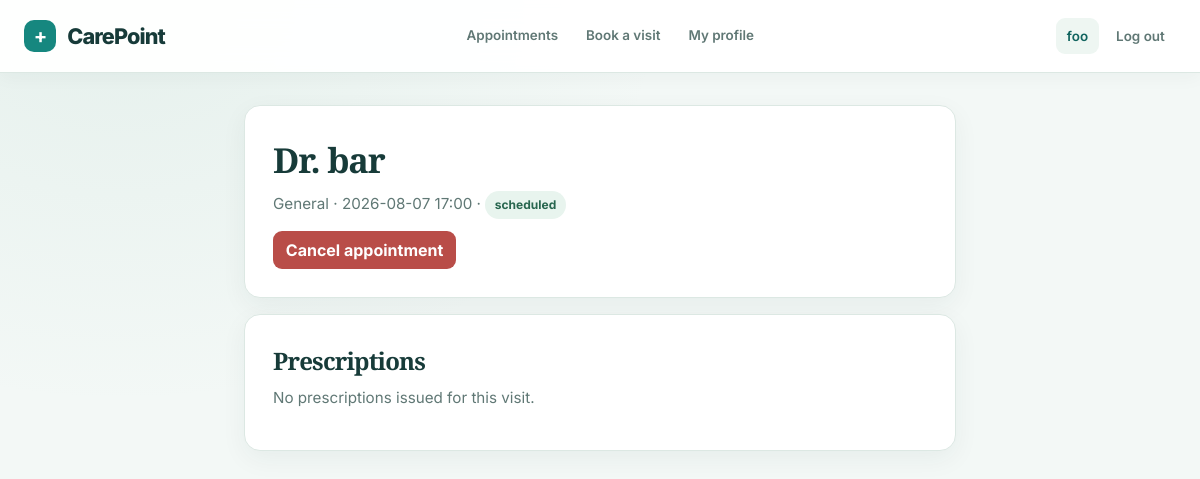
The page /patient/appointment/1 (signed in) on the database as committed earlier.
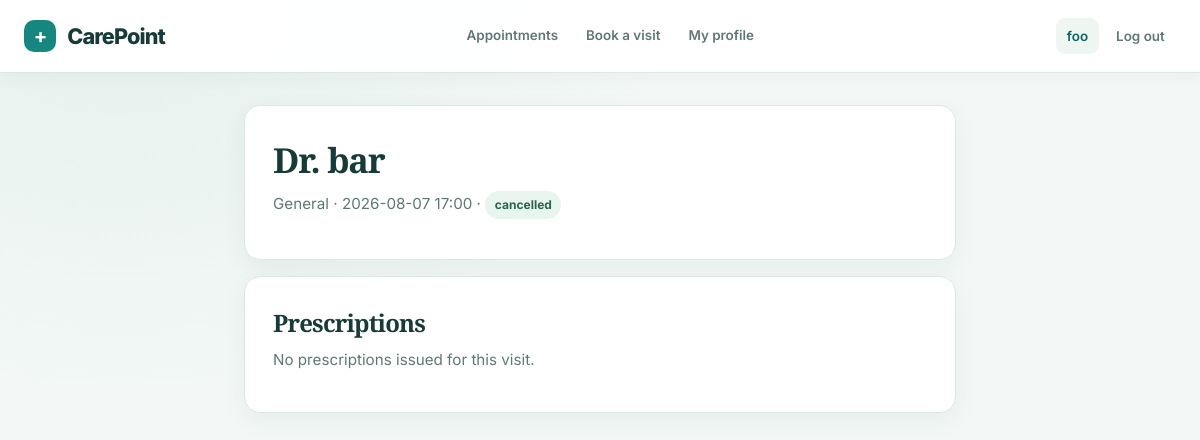
The same page on the database as committed later.
### tables this page shows
CREATE TABLE appointments (
    id INTEGER PRIMARY KEY AUTOINCREMENT,
    patient_id INTEGER NOT NULL,
    provider_id INTEGER NOT NULL,
    appointment_datetime DATETIME NOT NULL,
    status TEXT NOT NULL DEFAULT 'scheduled' CHECK(status IN ('scheduled', 'completed', 'cancelled')),
    notes TEXT,
    created_at DATETIME DEFAULT CURRENT_TIMESTAMP,
    FOREIGN KEY (patient_id) REFERENCES patients(user_id),
    FOREIGN KEY (provider_id) REFERENCES providers(user_id)
);

### app.py (the view)
@app.route("/patient/appointment/<int:appointment_id>")
@role_required("patient")
def patient_appointment_detail(appointment_id):
    db = get_db()
    appt = db.execute(
        """
        SELECT appointments.*, users.name AS provider_name, providers.specialty
        FROM appointments
        JOIN providers ON appointments.provider_id = providers.user_id
        JOIN users ON providers.user_id = users.id
        WHERE appointments.id = ?
        """,
        (appointment_id,),
    ).fetchone()
    if appt is None:
        db.close()
        return apology("appointment not found", 404)
    if appt["patient_id"] != session["user_id"]:
        db.close()
        return apology("access denied", 403)
    prescriptions = db.execute(
        "SELECT * FROM prescriptions WHERE appointment_id = ? ORDER BY issued_date DESC",
        (appointment_id,),
    ).fetchall()
    db.close()
    return render_template("patient_appointment_detail.html", appt=appt, prescriptions=prescriptions)

### app.py (called while the page is built)
def get_db():
    conn = sqlite3.connect("clinic.db")
    conn.row_factory = sqlite3.Row
    conn.execute("PRAGMA foreign_keys = ON")
    return conn

### helpers.py (called while the page is built)
def role_required(role):
    def decorator(f):
        @wraps(f)
        def decorated_function(*args, **kwargs):
            if session.get("user_id") is None:
                return redirect("/login")
            if session.get("role") != role:
                return apology("Access denied: wrong role", 403)
            return f(*args, **kwargs)
        return decorated_function
    return decorator

### templates/patient_appointment_detail.html (shortened to what this page needs)
{% extends "layout.html" %}
{% block main %}
<div class="card">
    <h1>Dr. {{ appt.provider_name }}</h1>
    <p class="subtitle">{{ appt.specialty or "General" }} · {{ appt.appointment_datetime }} · <span class="status">{{ appt.status }}</span></p>
    {% if appt.status == 'scheduled' %}
        <form action="/patient/appointment/{{ appt.id }}/cancel" method="post" class="mt-1">
            <button type="submit" class="btn-inline btn-danger">Cancel appointment</button>
        </form>
    {% endif %}
</div>
<div class="card section-card">
    <h2>Prescriptions</h2>
    {% if prescriptions %}
        <table class="data-table">
            <thead>
                <tr>
                    <th>Medication</th>
                    <th>Dosage</th>
                    <th>Instructions</th>
                    <th>Issued</th>
                </tr>
            </thead>
            <tbody>
                {% for rx in prescriptions %}
                <tr>
                    <td>{{ rx.medication }}</td>
                    <td>{{ rx.dosage }}</td>
                    <td class="muted">{{ rx.instructions or "—" }}</td>
                    <td class="muted">{{ rx.issued_date }}</td>
                </tr>
                {% endfor %}
            </tbody>
        </table>
    {% else %}
        <p class="subtitle">No prescriptions issued for this visit.</p>
    {% endif %}
</div>
{% endblock %}

Rows that differ between the two databases and show on the page:
changed appointments: status "scheduled" → "cancelled"
Other text that changed with them:
text no longer shown: "Cancel appointment"
